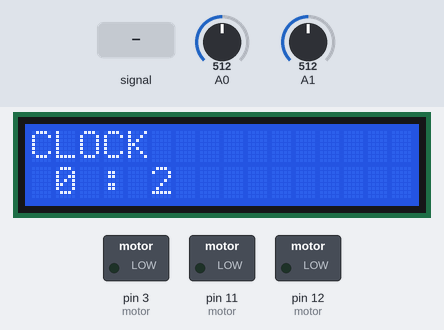
A sketch run on a simulated Arduino Uno, built with avr-gcc and run on an emulated ATmega328P. On the bench: 16×2 character LCD, switched loads named in the sketch (green lamp = pin HIGH). The test bench sets the inputs (shaded band); at power-on: A1 = 512, A0 = 512.

Above: at 1.2 s.
1.3 s: A0 fed a 200 Hz sine of ±255 counts around its level
At 2.51 s:
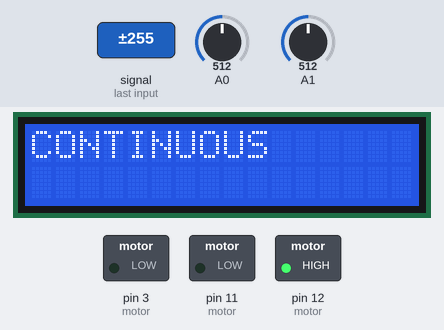
3.7 s: A1 set to 144
At 4.05 s:
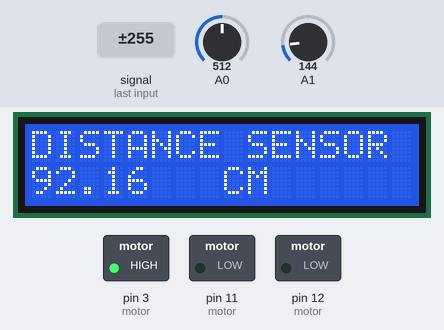
6.1 s: A1 set to 119
8.3 s: A0 set to 716
At 8.47 s:
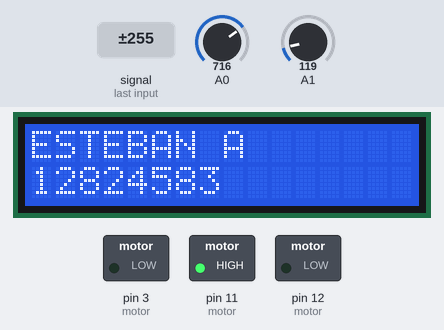
10.1 s: A0 set to 615
11.6 s: A0 set to 589
At 12.8 s:
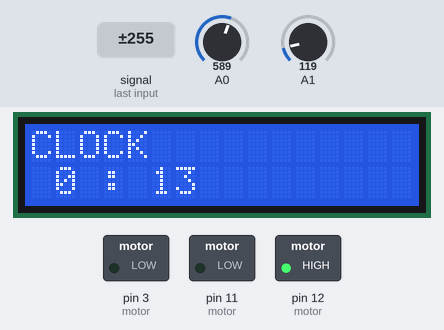
Timing chart, 0 to 14.6 s (numbered marks = the images above; inputs shaded):
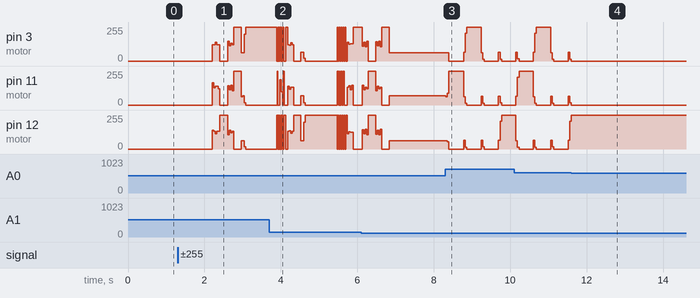

The sketch:

assigment_up_to_link_test_v1.1.0.ino
```cpp
#include <avr/io.h>       //Include AVR library
#include<stdio.h>

#include <LiquidCrystal.h>
LiquidCrystal lcd(8, 9, 4, 5, 6, 7);

#define btnRIGHT  0
#define btnUP     1
#define btnDOWN   2
#define btnLEFT   3
#define btnSELECT 4
#define btnNONE   5

double sensor, inches, cm ;
int lcd_key;
volatile unsigned int  seconds;
volatile unsigned int minutes;
int mode = 1;

double avg;
int reads;
int Steps = 0;      // Start at no steps in sequence
int Direction; //Defaults at clockwise
int stepsleft; //<----Calculate the total number of steps per revolution
int x;
int speeder ;
int count;


void setup() {
  // put your setup code here, to run once:
  lcd.begin(16, 2);              // start the library
  ADMUX |= (1 << REFS0);
  ADMUX &= ~(1 << REFS1);
  ADMUX &= ~(1 << ADLAR);
  ADCSRA |= (1 << ADEN) |  (1 << ADSC) | (1 << ADPS2) | (1 << ADPS1) | (1 << ADPS0);
  ADCSRA |= (1 << ADIE);

  //timer 1 setup
  cli();          // disable global interrupts
  TCCR1A = 0;     // set entire TCCR1A register to 0
  TCCR1B = 0;     // same for TCCR1B
  OCR1A = 15624;
  // turn on CTC mode:
  TCCR1B |= (1 << WGM12);
  // Set CS10 and CS12 bits for 1024 prescaler:
  TCCR1B |= (1 << CS10);
  TCCR1B |= (1 << CS12);
  // enable timer compare interrupt:
  TIMSK1 |= (1 << OCIE1A);

//Serial.begin(9600);

  TCCR2A &= ~(1 <<  COM2A1);

  TCCR2A &= ~(1 << COM2A0); //<-------- Here, set control register A for the normal mode of operation.
  TCCR2B |= (1 << CS22) | (1 << CS21) | (1 << CS20); //<-------- Here, set control register B for the prescaler values choose wisely to get 1ms.
  TCNT2 = 0; //Initial counter at 0


  sei();      // enable global interrupts

  ADCSRA |= (1 << ADSC);


  DDRB |= (1 < DDB5) | (1 << DDB4) | (1 << DDB3); //<-----Choose which pins to set as output for the motor, avoid using the digital pins the LCD uses.
  DDRD |= (1 << DDD3);


}
void update_clock() {
  seconds++;
  if (seconds == 60) {
    seconds = 0;
    minutes++;
    lcd.clear();
  }

}


int  read_LCD_buttons() {


  if (lcd_key < 750 && lcd_key > 600) {
    if ( TCNT2 >= 16) {
      count++;
      TCNT2 = 0;

    } if (count == 40) {
      mode++;
      count = 0;
      lcd.clear();
    }


  }


  if ( mode == 7) {
    mode = 1;
  }


  ADCSRA |= (1 << ADSC);   //<---- Start ADC conversion bit
  while (ADCSRA != ADCSRA & ~(1 << ADIF)) //<---- Create a condition that waits for ADC conversion interrupt flag
    ADCSRA &= ~(1 << ADIF);


  switch (mode) {
    case 1:
      lcd.setCursor(0, 0);
      lcd.print("CLOCK");
      lcd.setCursor(1, 1);
      lcd.print (minutes);
      lcd.setCursor(3, 1);
      lcd.print(":");
      lcd.setCursor(5, 1);
      lcd.print(seconds);
      break;

    case 2:
      lcd.setCursor (0, 0);
      lcd.print("ESTEBAN A");
      lcd.setCursor(0, 1);
      lcd.print("12824583");
      break;


    case 3:
      lcd.setCursor(0, 0);
      lcd.print("DISTANCE SENSOR");
      lcd.setCursor(8, 1);
      lcd.print("CM");
      lcd.setCursor(0, 1);
      lcd.print(avg);
      distance();
      break;


    case 4:
      lcd.setCursor(0, 0);
      lcd.print("CONTINUOUS");
      conti();
      //continous();

      break;

    case 5:
      lcd.setCursor(0, 0);
      lcd.print("STEPS");
      lcd.setCursor(0, 1);
      lcd.print(stepsleft);
      steps();
      break;


    case 6:
      lcd.setCursor(0, 0);;
      lcd.print("LINK");
      link();
      break;

  }

  return  lcd_key;
}


int distance() {
  if (lcd_key < 750 && lcd_key > 600) {
    if ( TCNT2 >= 16) {
      count++;
      TCNT2 = 0;

    } if (count == 20) {
      mode++;
      count = 0;
      lcd.clear();
    }


  }

  float total;
  ADCSRA |= (1 << ADSC);   //<---- Start ADC conversion bit
  while (ADCSRA != ADCSRA & ~(1 << ADIF)) //<---- Create a condition that waits for ADC conversion interrupt flag
    ADCSRA &= ~(1 << ADIF);

  for (int x = 0; x < 200; x++) {
    inches = 4192.936 * pow(sensor, -0.935) - 3.937;
    cm = 10650.08 * pow(sensor, -0.935) - 10;
    total = cm;
  }
 if ( TCNT2 >= 16) {

count++;
  TCNT2=0;
 }
 if(count==40){
  avg = total;
  reads=total;
  count=0;
 }


  return sensor;
}

void SetDirection() {


  if (Direction == x)
  {
    Steps++;
  }
  else
  {
    Steps--;
  }
  if (Steps > 7) {
    Steps = 0;
  }
  if (Steps < 0)
  {
    Steps = 7;
  }
}
void motor(float xw) {
  for (float x = 0.0; x < xw; x++)
  {


    switch (Steps)    // This switch case will handle the digital pins to toggle for each step, refer to the step sequence table for pin values.
    { // Make sure you are toggling the correct pins
      case 0:
        //<----- Insert Digital Pin allocations for steps 1-7 Remember do not set the whole byte because the LCD uses certain digital pins.
        PORTB |= (1 << PORTB5);
        PORTD &= ~(1 << PORTD3);
        PORTB &= ~(1 << PORTB3);
        PORTB &= ~(1 << PORTB4);
        //delay(1);

        break;
      case 1:
        PORTB  |= (1 << PORTB5);
        PORTB  |= (1 << PORTB4);
        PORTD &= ~(1 << PORTD3);
        PORTB &= ~(1 << PORTB3);
        //delay(1);
        break;
      case 2:
        PORTB |= (1 << PORTB4);
        PORTD &= ~(1 << PORTD3);
        PORTB &= ~(1 << PORTB3);
        PORTB &= ~(1 << PORTB5);
        //delay(1);
        break;
      case 3:
        PORTB |= (1 << PORTB4);
        PORTB |= (1 << PORTB3);
        PORTD &= ~(1 << PORTD3);
        PORTB &= ~(1 << PORTB5);
        //delay(1);
        break;
      case 4:
        PORTB |= (1 << PORTB3);
        PORTD &= ~(1 << PORTD3);
        PORTB &= ~(1 << PORTB4);
        PORTB &= ~(1 << PORTB5);
        //delay(1);
        break;
      case 5:
        PORTB |= (1 << PORTB3);
        PORTD |= (1 << PORTD3);
        PORTB &= ~(1 << PORTB4);
        PORTB &= ~(1 << PORTB5);
        // delay(1);
        break;
      case 6:
        PORTD |= (1 << PORTD3);
        PORTB &= ~(1 << PORTB3);
        PORTB &= ~(1 << PORTB4);
        PORTB &= ~(1 << PORTB5);
        //delay(1);
        break;
      case 7:
        PORTD |= (1 << PORTD3);
        PORTB &= ~(1 << PORTB3);
        PORTB &= ~(1 << PORTB4);
        PORTB |= (1 << PORTB5);
        //delay(1);
        break;
      default:


        PORTD &= ~(1 << PORTD3);
        PORTB &= ~(1 << PORTB3);
        PORTB &= ~(1 << PORTB4);
        PORTB &= ~(1 << PORTB5); //<----Default pins select are off
        break;
    }
    SetDirection();
  }
}

void stepper() {


  switch (Steps)    // This switch case will handle the digital pins to toggle for each step, refer to the step sequence table for pin values.
  { // Make sure you are toggling the correct pins
    case 0:
      //<----- Insert Digital Pin allocations for steps 1-7 Remember do not set the whole byte because the LCD uses certain digital pins.
      PORTB |= (1 << PORTB5);
      PORTD &= ~(1 << PORTD3);
      PORTB &= ~(1 << PORTB3);
      PORTB &= ~(1 << PORTB4);
      //delay(1);

      break;
    case 1:
      PORTB  |= (1 << PORTB5);
      PORTB  |= (1 << PORTB4);
      PORTD &= ~(1 << PORTD3);
      PORTB &= ~(1 << PORTB3);
      //delay(1);
      break;
    case 2:
      PORTB |= (1 << PORTB4);
      PORTD &= ~(1 << PORTD3);
      PORTB &= ~(1 << PORTB3);
      PORTB &= ~(1 << PORTB5);
      //delay(1);
      break;
    case 3:
      PORTB |= (1 << PORTB4);
      PORTB |= (1 << PORTB3);
      PORTD &= ~(1 << PORTD3);
      PORTB &= ~(1 << PORTB5);
      //delay(1);
      break;
    case 4:
      PORTB |= (1 << PORTB3);
      PORTD &= ~(1 << PORTD3);
      PORTB &= ~(1 << PORTB4);
      PORTB &= ~(1 << PORTB5);
      //delay(1);
      break;
    case 5:
      PORTB |= (1 << PORTB3);
      PORTD |= (1 << PORTD3);
      PORTB &= ~(1 << PORTB4);
      PORTB &= ~(1 << PORTB5);
      // delay(1);
      break;
    case 6:
      PORTD |= (1 << PORTD3);
      PORTB &= ~(1 << PORTB3);
      PORTB &= ~(1 << PORTB4);
      PORTB &= ~(1 << PORTB5);
      //delay(1);
      break;
    case 7:
      PORTD |= (1 << PORTD3);
      PORTB &= ~(1 << PORTB3);
      PORTB &= ~(1 << PORTB4);
      PORTB |= (1 << PORTB5);
      //delay(1);
      break;
    default:


      PORTD &= ~(1 << PORTD3);
      PORTB &= ~(1 << PORTB3);
      PORTB &= ~(1 << PORTB4);
      PORTB &= ~(1 << PORTB5); //<----Default pins select are off
      break;
  }
  SetDirection();

}

void conti() {


  if ( TCNT2 >= 20 + speeder) {
    SetDirection();
    stepper ();
    if (lcd_key < 750 && lcd_key > 600) {
      if ( TCNT2 >= 16) {
        count++;
        TCNT2 = 0;

      } if (count == 40) {
        mode++;
        count = 0;
        lcd.clear();
      }


    }

    TCNT2 = 0;


  }


  //delay(speeder);

  if (lcd_key < 555  && lcd_key > 350) { // btnleft
    x = 1;

  }
  if (lcd_key < 50 ) {
    x = 0;
    //btn right

  }
  if (lcd_key < 175 && lcd_key > 50) { //btnup
    speeder = speeder - 1;

  }

  if (lcd_key < 340 && lcd_key > 200) {
    speeder = speeder + 1;

  }   // btn down
  if (speeder == 0) {
    speeder = 1;
  }


  if (lcd_key < 750 && lcd_key > 600) {
    if ( TCNT2 >= 16) {
      count++;
      TCNT2 = 0;

    } if (count == 40) {
      mode++;
      count = 0;
      lcd.clear();
    }


  }
}


void steps() {


 if (lcd_key < 555  && lcd_key > 350) {
      if ( TCNT2 >= 16) {
        count++;
        TCNT2 = 0;

      } if (count == 40) {
       stepsleft=stepsleft+100;;
        count = 0;
        if (stepsleft == 4097) {
      lcd.clear();
      stepsleft = 0;

    }
      }


    }


  /*if (lcd_key < 555  && lcd_key > 350) { // btnleft
    stepsleft++;
    if (stepsleft == 4097) {
      lcd.clear();
      stepsleft = 0;

    }*/

    //return stepsleft;


  if (lcd_key < 50 ) {
         if ( TCNT2 >= 16) {
        count++;
        TCNT2 = 0;

      } if (count == 40) {
       stepsleft=stepsleft-100;;
        count = 0;
        if (stepsleft == 4097) {
      lcd.clear();
      stepsleft = 0;

    }
      }
    if (stepsleft == -4097) {
      lcd.clear();
      stepsleft = 0;
    }

    //return stepsleft;
    //btn right

  }
  if (lcd_key < 175 && lcd_key > 50) {
    lcd.clear();                        //btnUP
    stepsleft = 0;
  }//return stepsleft;


  if (lcd_key < 340 && lcd_key > 200) {


      lcd.clear();
      low();
  }


}


void low(){


   while(stepsleft>0 ){


    if ( TCNT2 >= 40) {
    SetDirection();
       x=1;
    stepper ();
    stepsleft--;

          lcd.setCursor(0, 0);
        lcd.print("STEPS");

        lcd.setCursor(0, 1);
        lcd.print(stepsleft--);


    TCNT2 = 0;


  }


       lcd.setCursor(0, 0);
        lcd.print("STEPS");

        lcd.setCursor(0, 1);
        lcd.print(stepsleft);


  }
  while (stepsleft<0){
    if ( TCNT2 >= 40) {
    SetDirection();
       x=1;
    stepper ();
    stepsleft++;

    TCNT2 = 0;


     lcd.setCursor(0, 0);
        lcd.print("STEPS");

        lcd.setCursor(0, 1);
        lcd.print(stepsleft++);


  }


      lcd.setCursor(0, 0);
        lcd.print("STEPS");

        lcd.setCursor(0, 1);
        lcd.print(stepsleft);

  }


lcd.clear();
lcd.setCursor(0, 0);
        lcd.print("STEPS");

        lcd.setCursor(0, 1);
        lcd.print(stepsleft);


}
/*int continous(){
  if ( lcd_key<555  && lcd_key>400){
  x=1;
  while(stepsleft>0){


      if (TCNT0>=250)    //<--- Decide Timer counter value to step at, goal is 1ms
    {
      stepper();         //<--- Step a certain amount
      stepsleft--;        //<--- Decrease Step count
      TCNT0=0;
    }

  //Direction=!Direction; // Reverse Direction
  //stepsleft=4096;     //<---- Reset to initial value
  }
  }
  if (lcd_key<50 ){
  x=0;
  while(stepsleft>0){


      if (TCNT0>=250)    //<--- Decide Timer counter value to step at, goal is 1ms
    {
      stepper();         //<--- Step a certain amount
      stepsleft--;        //<--- Decrease Step count
      TCNT0=0;
    }

  // // Reverse Direction
  //stepsleft=4096;     //<---- Reset to initial value
  }


  return x;
  }

  }
*/

void delayer() {

  if ( TCNT2 >= 16) {
    count++;
    TCNT2 = 0;

  } if (count == 50) {
    mode++;
    count = 0;

  }


}


void link(){


    if ( TCNT2 >= 40){

distance();

  TCNT2 = 0;
    }

if (reads<20){
  x=0;
  motor(1);
 SetDirection();
  stepsleft--;
}
if(reads>20){
  x=1;
  motor(1);
 SetDirection();
   stepsleft--;
}


}
void loop() {
  // put your main code here, to run repeatedly:


  read_LCD_buttons();


  //if (mode==4){
  //continous();
  //}


  ADCSRA |= (1 << ADSC);   //<---- Start ADC conversion bit
  while (ADCSRA != ADCSRA & ~(1 << ADIF)) //<---- Create a condition that waits for ADC conversion interrupt flag
    ADCSRA &= ~(1 << ADIF);


}


ISR(TIMER1_COMPA_vect) {
  update_clock();
  //count++;
}


ISR(ADC_vect) {
  uint16_t result = ADC;
  switch (ADMUX & 0x0F) { //Here we are only looking at the last for bits by setting the first for bits to 0 (just for the switch statement the bits in ADMUX don't actually change)

    case 0: //Don't need the C0 --> only 0 as we cleared the first 4 bits ^^
      lcd_key = result;
      ADMUX |= (1 << MUX0); //just change the last bit to change the channel

      break;


    case 1 :


      sensor = result;
      ADMUX &= ~(1 << MUX0);
      break;

    default:


      break;
  }


  ADCSRA |= (1 << ADSC);

}
```

Measured:
- the behaviour switches between 601 and 600 on A0 (found by bisection; images 3 and 4)
- after the input at 1.3 s, the display: first changes after 0.24 s (image 1 shows a later state)
- after the input at 8.3 s, the display: first changes after 0.05 s (image 3 shows a later state)
- after the input at 11.6 s, pin 3 (motor), pin 11 (motor): goes on until 11.6 s, then stays 0/255; pin 12 (motor): goes on until 11.6 s, then stays 255/255
- what the display in image 4 shows lasts 1.0 s, from 12.0 s to 13.0 s
